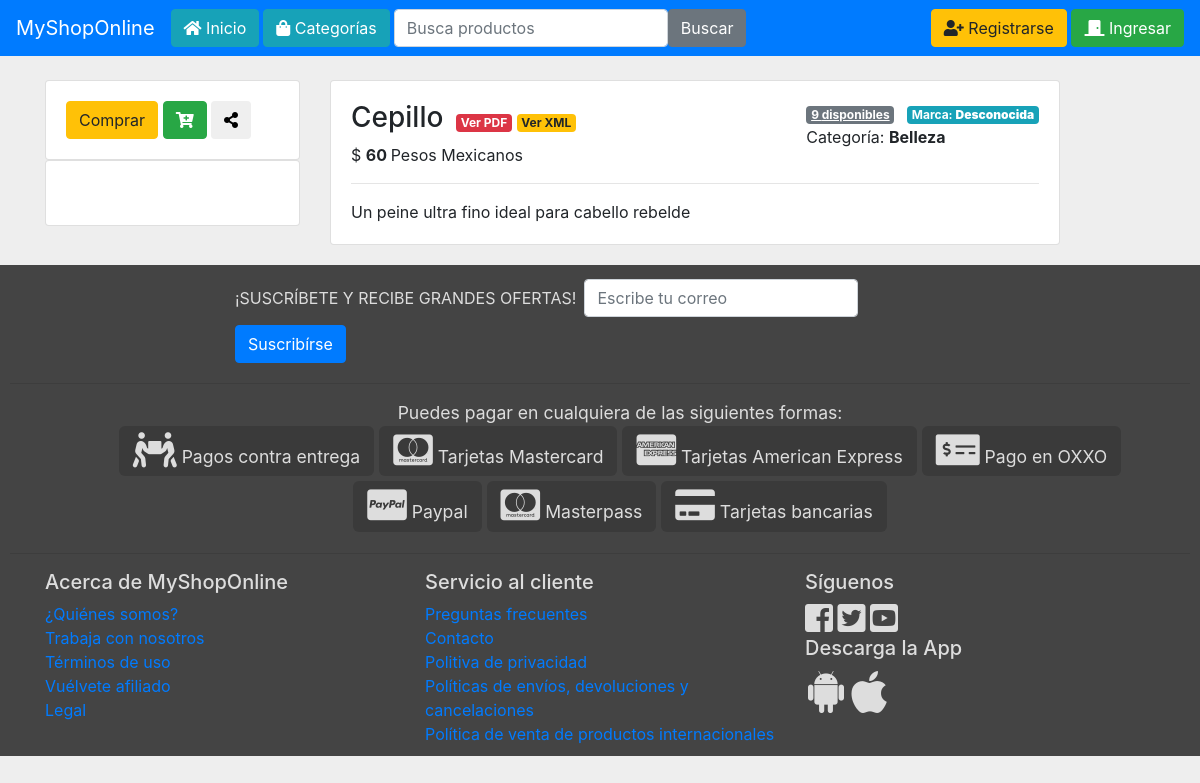
The page /producto.php?id=1 on the database its author committed.
### tables this page shows
CREATE TABLE `articulos` (
  `id_articulo` int(11) NOT NULL,
  `nombre` varchar(40) NOT NULL DEFAULT 'Desconocido',
  `precio_venta` double NOT NULL DEFAULT '0',
  `disponibles` int(4) NOT NULL DEFAULT '0',
  `marca` varchar(100) NOT NULL DEFAULT 'Desconocida',
  `id_proveedor` int(11) NOT NULL DEFAULT '0',
  `id_categoria` int(4) NOT NULL DEFAULT '0',
  `descripcion` text,
  `fecha_agregado` date NOT NULL,
  `imagen_1` varchar(200) DEFAULT NULL,
  `imagen_2` varchar(200) DEFAULT NULL
);

CREATE TABLE `categorias` (
  `id_categoria` int(4) NOT NULL,
  `nombre` varchar(40) NOT NULL,
  `descripcion` text,
  `disponible` tinyint(1) NOT NULL DEFAULT '1'
);

### producto.php (the view, shortened to what this page needs)
<?php
require_once('header.php');
  if(!isset($_GET['id']) || is_null($_GET['id']) || !is_numeric($_GET['id'])) { ?>
    <hr>
    <h1>ERROR 404. PRODUCTO NO ENCONTRADO.</h1>
    <hr>
  <?php
    } else {
    $id_articulo = mysqli_real_escape_string($link, $_GET['id']);
    $sql = mysqli_query($link, "SELECT a.id_articulo as articulo, a.*, c.nombre as nombre_categoria, o.* FROM articulos a INNER JOIN categorias c ON c.id_categoria = a.id_categoria LEFT JOIN ofertas o ON o.id_articulo = a.id_articulo AND inicio <= '".date("o-m-d G:i:s")."' AND finaliza >= '".date("o-m-d G:i:s")."' WHERE a.id_articulo = '$id_articulo' LIMIT 1");
    while($row = mysqli_fetch_array($sql)){ ?>
  <div class="row">
    <div class="col-md-3">
      <div class="card">
        <div class="card-body">
          <?php if($row['disponibles'] > 0) { ?>
            <button class="btn btn-warning" onclick="comprar(<?php echo $row['articulo'] ?>)">Comprar</button>
            <button class="btn btn-success" onclick="agregarACarrito(<?php echo $row['articulo'] ?>)"><i class="fas fa-cart-plus"></i></button>
          <?php } else { ?>
            <button class="btn btn-danger" disabled>Agotado</button>
          <?php } ?>
          <button class="btn btn-inline-info"><i class="fas fa-share-alt"></i></button>
        </div>
      </div>
      <div class="card">
        <div class="card-body">
          <?php echo '<img width="100%" src="'.$row['imagen_1'].'"><br>'; ?>
        </div>
      </div>
    </div>
    <div class="col-md-8">
      <div class="card">
          <div class="card-body">
            <div class="float-right">
              <span class="badge badge-secondary mr-2"><u><?php echo $row['disponibles']; ?> disponibles</u></span>
              <span class="badge badge-info">Marca: <b><?php echo $row['marca']; ?></b></span><br>
              Categoría: <b><?php echo $row['nombre_categoria']; ?></b>
            </div>
            <h3 class="d-inline-block"><?php echo $row['nombre']; ?></h3>
            <a href="<?php echo URL; ?>producto_pdf.php?id=<?php echo $row['articulo'] ?>" class="badge badge-danger ml-2">Ver PDF</a>
            <a href="<?php echo URL; ?>producto_xml.php?id=<?php echo $row['articulo'] ?>" class="badge badge-warning">Ver XML</a><br>
            $ <b>
            <?php
              if(is_null($row['id_oferta']))
                echo $row['precio_venta'];
              else {
                if($row['tipo_descuento'] == 'porciento') {
                  echo ($row['precio_venta'] - ($row['precio_venta'] * $row['descuento'] / 100));
                } else {
                  echo ($row['precio_venta'] - $row['descuento']);
                }
              } ?>
            </b>
            <?php echo MONEDA; ?>
            <br><hr>
            <?php echo $row['descripcion']; ?><br>
          <?php } ?>
          </div>
      </div>
    </div>
  </div>
  <?php }
require_once('footer.php'); ?>

### css/style.css (style rules this page uses)
body { background-color: #eee; padding-top: 80px; }

### rows shown on the page
articulos: disponibles "9", marca "Desconocida", id_categoria.nombre "Belleza", nombre "Cepillo", precio_venta "60", descripcion "Un peine ultra fino ideal para cabello rebelde"

### other values the page prints
SITENAME "MyShopOnline"
